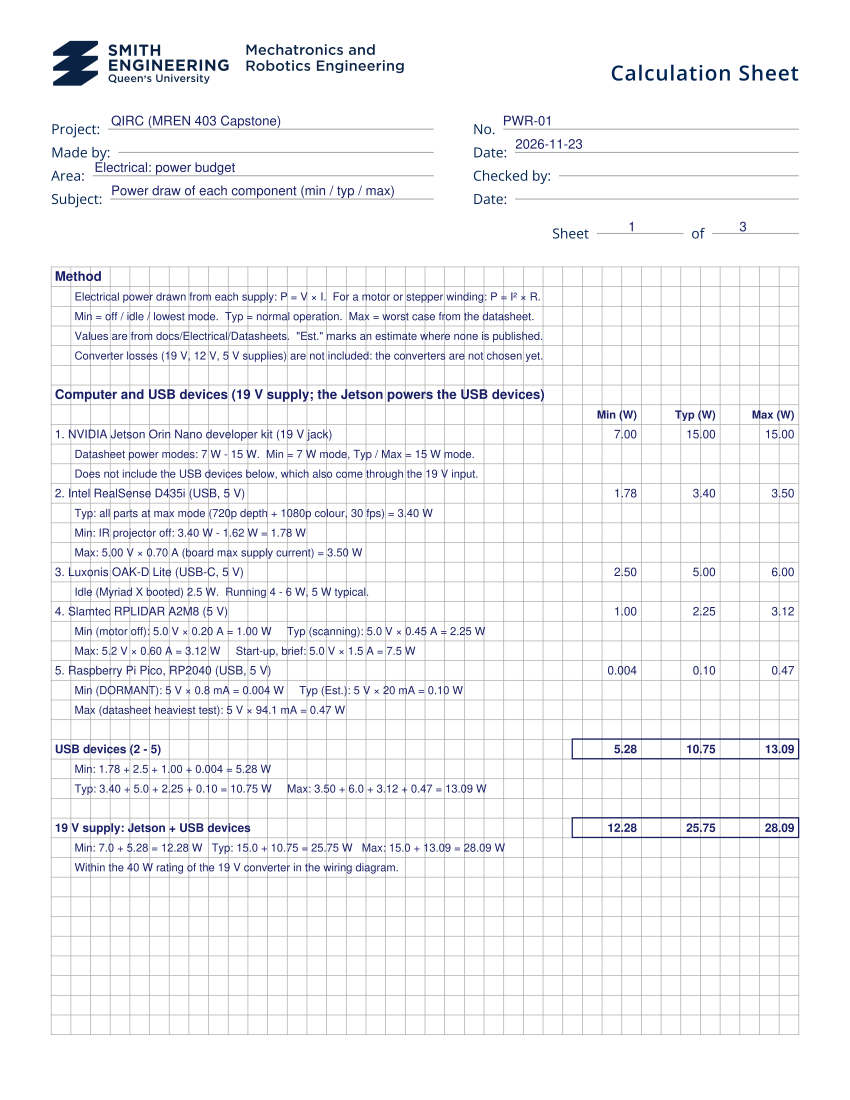

Python code for this plot:
"""
Write the component power-draw calculations onto the calculation sheet.

    pip install pypdf reportlab
    python3 docs/Electrical/calculations/power_draw.py

Reads the blank template (docs/Electrical/calculation-sheet.pdf) and writes
power_draw.pdf next to this script, one template page per sheet. The text
sits on the template's 14.17 pt grid. Every value comes from a datasheet in
docs/Electrical/Datasheets unless it is marked "Est.".
"""

from io import BytesIO
from pathlib import Path

from pypdf import PdfReader, PdfWriter
from reportlab.pdfbase.pdfmetrics import stringWidth
from reportlab.pdfgen import canvas

HERE = Path(__file__).resolve().parent
TEMPLATE = HERE.parent / 'calculation-sheet.pdf'
OUTPUT = HERE / 'power_draw.pdf'

PAGE_H = 792.0
GRID_X0, GRID_X1 = 36.5, 575.0     # grid edges, measured from the template
GRID_TOP = 192.0                   # top grid line, from the top of the page
CELL = (GRID_X1 - GRID_X0) / 38    # 38 columns, 39 rows
ROWS = 39
INK = (0.10, 0.12, 0.40)           # dark blue, like pen on the sheet

HEADER = {
    'Project': (80, 92.75, 'QIRC (MREN 403 Capstone)'),
    'No.': (362, 92.75, 'PWR-01'),
    'Date': (371, 109.5, '2026-11-23'),
    'Area': (68, 126.25, 'Electrical: power budget'),
    'Subject': (80, 143.0, 'Power draw of each component (min / typ / max)'),
}
SHEET_NUM_X, OF_X, SHEET_Y = 455, 535, 168.5

# Value columns: right edges, in grid columns.
VALUE_COLS = {'min': 30, 'typ': 34, 'max': 38}

# Each row is one grid row:
#   ('title', text)                 bold heading
#   ('text', text)                  a line of working, indented
#   ('item', text, min, typ, max)   a component and its range in W
#   ('total', text, min, typ, max)  a subtotal, boxed
#   ('cols',)                       Min / Typ / Max labels
#   ()                              blank
SHEETS = [
    [
        ('title', 'Method'),
        ('text', 'Electrical power drawn from each supply: P = V × I.  For a motor or stepper winding: P = I² × R.'),
        ('text', 'Min = off / idle / lowest mode.  Typ = normal operation.  Max = worst case from the datasheet.'),
        ('text', 'Values are from docs/Electrical/Datasheets.  "Est." marks an estimate where none is published.'),
        ('text', 'Converter losses (19 V, 12 V, 5 V supplies) are not included: the converters are not chosen yet.'),
        (),
        ('title', 'Computer and USB devices (19 V supply; the Jetson powers the USB devices)'),
        ('cols',),
        ('item', '1. NVIDIA Jetson Orin Nano developer kit (19 V jack)', 7.0, 15.0, 15.0),
        ('text', 'Datasheet power modes: 7 W - 15 W.  Min = 7 W mode, Typ / Max = 15 W mode.'),
        ('text', 'Does not include the USB devices below, which also come through the 19 V input.'),
        ('item', '2. Intel RealSense D435i (USB, 5 V)', 1.78, 3.40, 3.50),
        ('text', 'Typ: all parts at max mode (720p depth + 1080p colour, 30 fps) = 3.40 W'),
        ('text', 'Min: IR projector off: 3.40 W - 1.62 W = 1.78 W'),
        ('text', 'Max: 5.00 V × 0.70 A (board max supply current) = 3.50 W'),
        ('item', '3. Luxonis OAK-D Lite (USB-C, 5 V)', 2.5, 5.0, 6.0),
        ('text', 'Idle (Myriad X booted) 2.5 W.  Running 4 - 6 W, 5 W typical.'),
        ('item', '4. Slamtec RPLIDAR A2M8 (5 V)', 1.00, 2.25, 3.12),
        ('text', 'Min (motor off): 5.0 V × 0.20 A = 1.00 W     Typ (scanning): 5.0 V × 0.45 A = 2.25 W'),
        ('text', 'Max: 5.2 V × 0.60 A = 3.12 W     Start-up, brief: 5.0 V × 1.5 A = 7.5 W'),
        ('item', '5. Raspberry Pi Pico, RP2040 (USB, 5 V)', 0.004, 0.10, 0.47),
        ('text', 'Min (DORMANT): 5 V × 0.8 mA = 0.004 W     Typ (Est.): 5 V × 20 mA = 0.10 W'),
        ('text', 'Max (datasheet heaviest test): 5 V × 94.1 mA = 0.47 W'),
        (),
        ('total', 'USB devices (2 - 5)', 5.28, 10.75, 13.09),
        ('text', 'Min: 1.78 + 2.5 + 1.00 + 0.004 = 5.28 W'),
        ('text', 'Typ: 3.40 + 5.0 + 2.25 + 0.10 = 10.75 W     Max: 3.50 + 6.0 + 3.12 + 0.47 = 13.09 W'),
        (),
        ('total', '19 V supply: Jetson + USB devices', 12.28, 25.75, 28.09),
        ('text', 'Min: 7.0 + 5.28 = 12.28 W   Typ: 15.0 + 10.75 = 25.75 W   Max: 15.0 + 13.09 = 28.09 W'),
        ('text', 'Within the 40 W rating of the 19 V converter in the wiring diagram.'),
    ],
    [
        ('title', '24 V motor rail (after the E-stop)'),
        ('cols',),
        ('item', '6. Drive motor, E-S Motor 36PG-555K-24120-100, each', 0.0, 62.4, 504.0),
        ('text', 'Min: stopped, 0 W.     No load: 24 V × 0.5 A = 12.0 W'),
        ('text', 'Typ (rated load): 24 V × 2.6 A = 62.4 W'),
        ('text', 'Max (stall): 24 V × 21 A = 504 W.  The MD10C allows 13 A continuous: 24 × 13 = 312 W,'),
        ('text', 'so the firmware must limit current; a stall is a fault, not normal running.'),
        ('item', '    × 2 drive motors', 0.0, 124.8, 1008.0),
        (),
        ('item', '7. Dispenser stepper, StepperOnline 17HS19-2004S1, each', 0.0, 2.70, 3.96),
        ('text', 'With a chopper driver the winding power is P = I_limit² × R, the same at every step.'),
        ('text', 'Min: driver asleep, 0 W.     Typ (1.3 A limit): (1.3 A)² × 1.60 ohm = 2.70 W'),
        ('text', 'Max (1.5 A limit, R +10%): (1.5 A)² × 1.76 ohm = 3.96 W'),
        ('text', 'For reference, at the 2.0 A rating: (2.0 A)² × 1.60 ohm = 6.40 W'),
        ('item', '8. DRV8825 stepper driver, each', 0.0005, 0.78, 1.60),
        ('text', 'Supply: sleep 24 V × 20 µA = 0.0005 W; on 24 V × 5 mA = 0.12 W (8 mA max: 0.19 W)'),
        ('text', 'FET loss = 4 × R_DS(on) × (0.7 × I_limit)²'),
        ('text', 'Typ: 4 × 0.20 ohm × (0.7 × 1.3 A)² = 0.66 W  ->  0.66 + 0.12 = 0.78 W'),
        ('text', 'Max: 4 × 0.32 ohm × (0.7 × 1.5 A)² = 1.41 W  ->  1.41 + 0.19 = 1.60 W'),
        ('item', '    × 2 (stepper + driver)', 0.001, 6.96, 11.12),
        ('text', 'Typ: 2 × (2.70 + 0.78) = 6.96 W     Max: 2 × (3.96 + 1.60) = 11.12 W'),
        (),
        ('item', '9. Headlight, goBILDA 3118-0102-0002, each (Est.)', 0.0, 4.5, 5.0),
        ('text', 'Not published.  Est.: 400 lm / ~90 lm per W = 4.5 W; Max 5 W = 24 V × 0.21 A.'),
        ('text', 'Measure at 24 V to replace this estimate.'),
        ('item', '    × 2 headlights (quantity assumed)', 0.0, 9.0, 10.0),
        (),
        ('total', '24 V motor rail, motors at rated load', 0.001, 140.76, 145.92),
        ('text', 'Typ: 124.8 + 6.96 + 9.0 = 140.76 W     Max: 124.8 + 11.12 + 10.0 = 145.92 W'),
        ('total', '24 V motor rail, both drive motors stalled', None, None, 1029.12),
        ('text', 'Peak: 1008 + 11.12 + 10.0 = 1029.12 W (about 43 A at 24 V; the main fuse is 40 A)'),
    ],
    [
        ('title', '12 V arm rail (12 V buck after the E-stop)'),
        ('cols',),
        ('item', '10. Arm motor, Yahboom MD520Z19 (12 V), each', 0.0, 3.6, 4.0),
        ('text', 'Min: stopped, 0 W.     Typ (rated): 12 V × 0.3 A = 3.6 W (Yahboom: <= 4 W)'),
        ('text', 'Stall at full PWM: 12 V × 3 A = 36 W.  Not allowed: the TB6612FNG is rated 1.0 A.'),
        ('text', 'Max, stall with PWM capped at 33%: winding R = 12 V / 3 A = 4 ohm'),
        ('text', 'I_motor = 0.33 × 12 V / 4 ohm = 1.0 A;  P = 0.33 × 12 V × 1.0 A = 4.0 W (= 1.0² × 4)'),
        ('item', '    × 2 arm motors', 0.0, 7.2, 8.0),
        ('item', '11. SparkFun TB6612FNG dual motor driver', 0.0, 0.09, 1.00),
        ('text', 'Logic: 3.3 V × 1.1 mA = 0.004 W (standby <= 1 µA)'),
        ('text', 'Typ FET loss: 0.15 V × 0.3 A = 0.045 W per channel, × 2 = 0.09 W'),
        ('text', 'Max FET loss: 0.5 V × 1.0 A = 0.5 W per channel, × 2 = 1.00 W'),
        (),
        ('total', '12 V arm rail', 0.0, 7.29, 9.00),
        ('text', 'Typ: 7.2 + 0.09 = 7.29 W     Max: 8.0 + 1.00 = 9.00 W'),
        (),
        ('title', '5 V status LEDs (5 V buck)'),
        ('cols',),
        ('item', '12. Status LEDs, Seeed Grove WS2813 strip, 30 LEDs', 0.0, 3.0, 9.0),
        ('text', 'Max: 30 × 0.3 W = 9.0 W (= 5 V × 1.8 A: every LED full white)'),
        ('text', 'Typ (Est.): all LEDs one colour at full: 30 × 20 mA × 5 V = 3.0 W'),
        ('text', 'Min: off, 0 W (standby draw not published)'),
        (),
        ('title', 'Summary by supply (component power, before converter losses)'),
        ('cols',),
        ('item', '19 V supply: Jetson + USB devices', 12.28, 25.75, 28.09),
        ('item', '24 V motor rail (motors at rated load)', 0.0, 140.76, 145.92),
        ('item', '12 V arm rail', 0.0, 7.29, 9.00),
        ('item', '5 V status LEDs', 0.0, 3.0, 9.0),
        ('total', 'Whole robot', 12.28, 176.80, 192.01),
        ('text', 'Typ: 25.75 + 140.76 + 7.29 + 3.0 = 176.80 W  (driving at rated load)'),
        ('text', 'Max: 28.09 + 145.92 + 9.00 + 9.0 = 192.01 W.  Peak with both drive motors stalled: 1075 W.'),
        ('text', 'Standing still (drive motors off), Typ: 176.80 - 124.8 = 52.0 W.'),
        ('text', 'Negligible: MD10C and MOSFET module logic.  Still to measure: headlights.'),
    ],
]


def _baseline(row):
    """Text baseline of a grid row, in PDF coordinates (origin at the bottom)."""
    return PAGE_H - (GRID_TOP + (row + 1) * CELL - 4.0)


def _col_x(col):
    return GRID_X0 + col * CELL


def _fit(c, text, font, size, width):
    while stringWidth(text, font, size) > width and size > 6:
        size -= 0.25
    c.setFont(font, size)


def _value(v):
    if v is None:
        return ''
    if v == 0:
        return '0'
    if v < 0.01:
        return f'{v:.4f}'.rstrip('0')
    return f'{v:.2f}'


def _overlay(sheet, number, total):
    buf = BytesIO()
    c = canvas.Canvas(buf, pagesize=(612, PAGE_H))
    c.setFillColorRGB(*INK)
    c.setStrokeColorRGB(*INK)

    c.setFont('Helvetica', 9.5)
    for x, y, text in HEADER.values():
        c.drawString(x, PAGE_H - y + 2.5, text)
    c.drawCentredString(SHEET_NUM_X, PAGE_H - SHEET_Y + 2, str(number))
    c.drawCentredString(OF_X, PAGE_H - SHEET_Y + 2, str(total))

    assert len(sheet) <= ROWS, f'sheet {number} has {len(sheet)} rows; the grid has {ROWS}'
    values_left = _col_x(VALUE_COLS['min'] - 3.5)
    for row, entry in enumerate(sheet):
        if not entry:
            continue
        y = _baseline(row)
        kind = entry[0]
        if kind == 'title':
            _fit(c, entry[1], 'Helvetica-Bold', 9.5, GRID_X1 - GRID_X0 - 6)
            c.drawString(_col_x(0) + 3, y, entry[1])
        elif kind == 'text':
            _fit(c, entry[1], 'Helvetica', 8.0, GRID_X1 - _col_x(1) - 4)
            c.drawString(_col_x(1) + 3, y, entry[1])
        elif kind == 'cols':
            c.setFont('Helvetica-Bold', 8.0)
            for key, label in (('min', 'Min (W)'), ('typ', 'Typ (W)'), ('max', 'Max (W)')):
                c.drawRightString(_col_x(VALUE_COLS[key]) - 3, y, label)
        elif kind in ('item', 'total'):
            name, *values = entry[1:]
            font = 'Helvetica-Bold' if kind == 'total' else 'Helvetica'
            _fit(c, name, font, 8.5, values_left - _col_x(0) - 6)
            c.drawString(_col_x(0) + 3, y, name)
            c.setFont(font, 8.5)
            for key, v in zip(('min', 'typ', 'max'), values):
                c.drawRightString(_col_x(VALUE_COLS[key]) - 3, y, _value(v))
            if kind == 'total':
                top = PAGE_H - (GRID_TOP + row * CELL)
                c.setLineWidth(0.9)
                c.rect(values_left, top - CELL, GRID_X1 - values_left, CELL)
    c.save()
    buf.seek(0)
    return PdfReader(buf).pages[0]


def main():
    writer = PdfWriter()
    for number, sheet in enumerate(SHEETS, start=1):
        page = writer.add_page(PdfReader(TEMPLATE).pages[0])
        page.merge_page(_overlay(sheet, number, len(SHEETS)))
    with open(OUTPUT, 'wb') as f:
        writer.write(f)
    print(f'wrote {OUTPUT}')


if __name__ == '__main__':
    main()
